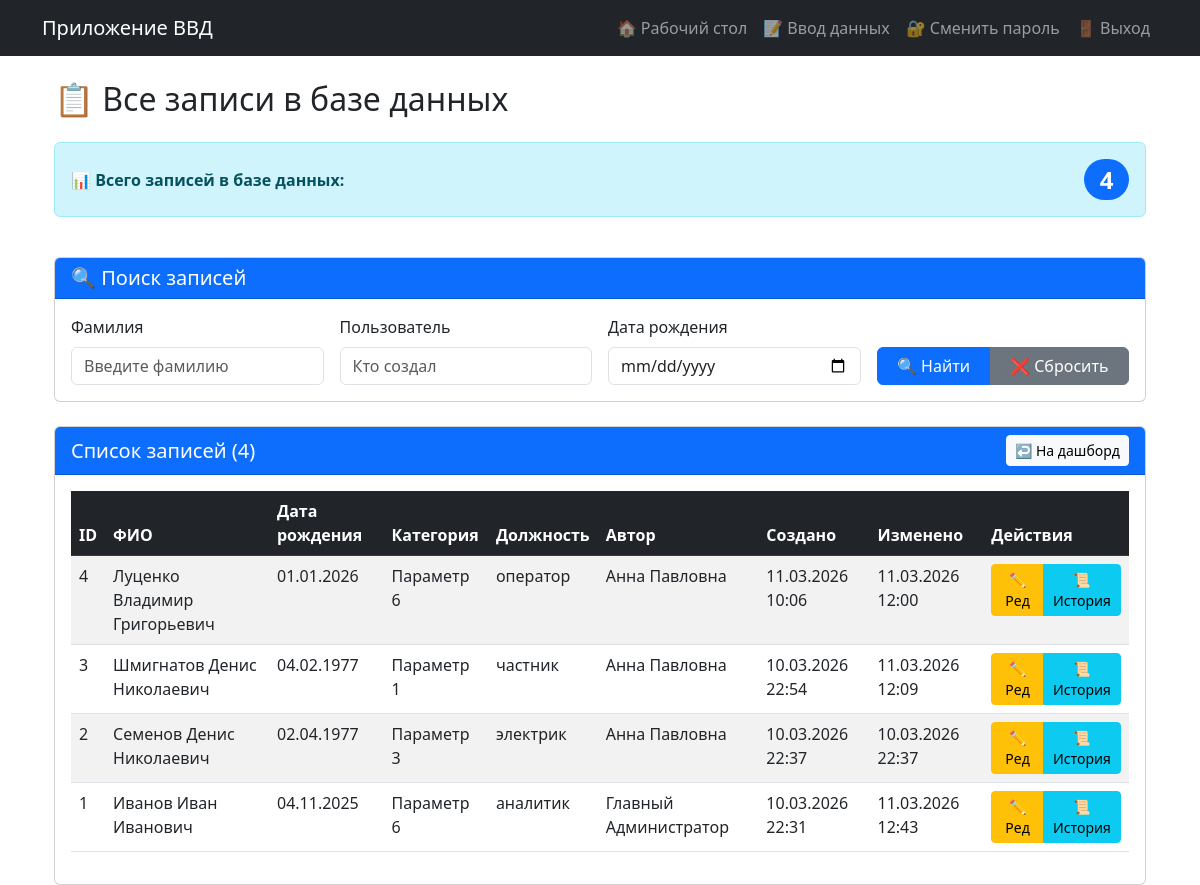
/records (signed in), run on the app's committed database.
### models.py (models this page shows, shortened)
class PersonData(db.Model):  # Класс переименован!
    __tablename__ = 'person_data'  # Новое имя таблицы!
    __table_args__ = {'extend_existing': True}  # Добавлено!
    id = db.Column(db.Integer, primary_key=True)
    last_name = db.Column(db.String(100))
    first_name = db.Column(db.String(100))
    middle_name = db.Column(db.String(100))
    birth_date = db.Column(db.Date)
    date2 = db.Column(db.Date)
    place2 = db.Column(db.String(255))
    category = db.Column(db.String(200))
    category_custom = db.Column(db.String(200))
    position = db.Column(db.String(200))
    rank = db.Column(db.String(100))
    number = db.Column(db.String(100))
    lp = db.Column(db.String(255))
    lp_reason = db.Column(db.String(1000))
    place = db.Column(db.String(200))
    ppr = db.Column(db.String(200))
    place2_field = db.Column(db.String(200))
    date4 = db.Column(db.Date)
    ee = db.Column(db.Date)
    ee4 = db.Column(db.Date)
    created_at = db.Column(db.DateTime, default=datetime.now)
    updated_at = db.Column(db.DateTime, default=datetime.now, onupdate=datetime.now)
    user_id = db.Column(db.Integer, db.ForeignKey('users.id'), nullable=False)
    edit_history = db.relationship('EditHistory', backref='record', lazy='dynamic', cascade='all, delete-orphan')

class User(UserMixin, db.Model):
    __tablename__ = 'users'  # Явно указываем имя таблицы Алиса
    __table_args__ = {'extend_existing': True}  # Добавлено!
    id = db.Column(db.Integer, primary_key=True)
    username = db.Column(db.String(80), unique=True, nullable=False)
    password = db.Column(db.String(200), nullable=False)
    full_name = db.Column(db.String(100))
    role = db.Column(db.String(20), default='user')
    entries = db.relationship('PersonData', backref='author', lazy=True, cascade='all, delete-orphan')
    def is_admin(self):
        return self.role == 'admin'

### app.py (the view)
@app.route('/records')
@login_required
def all_records():
    query = PersonData.query
    search_last_name = request.args.get('search_last_name', '')
    if search_last_name:
        query = query.filter(PersonData.last_name.ilike(f'%{search_last_name}%'))
    search_user = request.args.get('search_user', '')
    if search_user:
        query = query.join(PersonData.author).filter(User.full_name.ilike(f'%{search_user}%'))
    search_birth_date = request.args.get('search_birth_date', '')
    if search_birth_date:
        try:
            birth_date = datetime.strptime(search_birth_date, '%Y-%m-%d').date()
            query = query.filter(PersonData.birth_date == birth_date)
        except ValueError:
            flash('Неверный формат даты рождения')
    records = query.order_by(PersonData.created_at.desc()).all()
    total_all_records = PersonData.query.count()  # Общее количество ВСЕХ записей
    current_records = len(records)                # Количество записей по текущему поиску
    return render_template(
        'all_records.html',
        records=records,
        search_last_name=search_last_name,
        search_user=search_user,
        search_birth_date=search_birth_date,
        total_all_records=total_all_records,
        current_records=current_records
    )

### app.py (called while the page is built)
@login_manager.user_loader
def load_user(user_id):
    return db.session.get(User, int(user_id)) #User.query.get(int(user_id))

### templates/all_records.html (shortened to what this page needs)
{% extends "base.html" %}
{% block content %}
<div class="container-fluid">
    <h2 class="mb-4">📋 Все записи в базе данных</h2>
    <div class="row mb-4">
        <div class="col-12">
            <div class="alert alert-info d-flex justify-content-between align-items-center" role="alert">
                <span>📊 <strong>Всего записей в базе данных:</strong></span>
                <span class="badge bg-primary rounded-pill fs-4">{{ total_all_records }}</span>
            </div>
        </div>
    </div>
    <div class="card mb-4">
        <div class="card-header bg-primary text-white">
            <h5 class="mb-0">🔍 Поиск записей</h5>
        </div>
        <div class="card-body">
            <form method="get" action="{{ url_for('all_records') }}" class="row g-3">
                <div class="col-md-3">
                    <label for="search_last_name" class="form-label">Фамилия</label>
                    <input type="text" class="form-control" id="search_last_name" name="search_last_name" value="{{ search_last_name }}" placeholder="Введите фамилию">
                </div>
                <div class="col-md-3">
                    <label for="search_user" class="form-label">Пользователь</label>
                    <input type="text" class="form-control" id="search_user" name="search_user" value="{{ search_user }}" placeholder="Кто создал">
                </div>
                <div class="col-md-3">
                    <label for="search_birth_date" class="form-label">Дата рождения</label>
                    <input type="date" class="form-control" id="search_birth_date" name="search_birth_date" value="{{ search_birth_date }}">
                </div>
                <div class="col-md-3 d-flex align-items-end">
                    <div class="btn-group w-100">
                        <button type="submit" class="btn btn-primary">🔍 Найти</button>
                        <a href="{{ url_for('all_records') }}" class="btn btn-secondary">❌ Сбросить</a>
                    </div>
                </div>
            </form>
        </div>
    </div>
    <div class="card">
        <div class="card-header bg-primary text-white d-flex justify-content-between align-items-center">
            <h5 class="mb-0">Список записей ({{ records|length }})</h5>
            <a href="{{ url_for('dashboard') }}" class="btn btn-light btn-sm">↩️ На дашборд</a>
        </div>
        <div class="card-body">
            {% if records %}
            <div class="table-responsive">
                <table class="table table-striped table-hover">
                    <thead class="table-dark">
                        <tr>
                            <th>ID</th>
                            <th>ФИО</th>
                            <th>Дата рождения</th>
                            <th>Категория</th>
                            <th>Должность</th>
                            <th>Автор</th>
                            <th>Создано</th>
                            <th>Изменено</th>
                            <th>Действия</th>
                        </tr>
                    </thead>
                    <tbody>
                        {% for record in records %}
                        <tr>
                            <td>{{ record.id }}</td>
                            <td>{{ record.last_name }} {{ record.first_name }} {{ record.middle_name }}</td>
                            <td>{{ record.birth_date.strftime('%d.%m.%Y') if record.birth_date else '-' }}</td>
                            <td>{{ record.category or '-' }}</td>
                            <td>{{ record.position or '-' }}</td>
                            <td>{{ record.author.full_name or record.author.username }}</td>
                            <td>{{ record.created_at.strftime('%d.%m.%Y %H:%M') }}</td>
                            <td>{{ record.updated_at.strftime('%d.%m.%Y %H:%M') if record.updated_at else '-' }}</td>
                            <td>
                                <div class="btn-group btn-group-sm">
                                    <a href="{{ url_for('edit_record', record_id=record.id) }}" class="btn btn-warning">✏️ Ред</a>
                                    <a href="{{ url_for('record_history', record_id=record.id) }}" class="btn btn-info">📜 История</a>
                                </div>
                            </td>
                        </tr>
                        {% endfor %}
                    </tbody>
                </table>
            </div>
            {% endif %}
        </div>
    </div>
</div>
{% endblock %}

### data on the page
PersonData: id "4", last_name "Луценко", first_name "Владимир", middle_name "Григорьевич", birth_date "01.01.2026", category "Параметр 6", position "оператор", author "Анна Павловна", created_at "11.03.2026 10:06", updated_at "11.03.2026 12:00"
PersonData: id "3", last_name "Шмигнатов", first_name "Денис", middle_name "Николаевич", birth_date "04.02.1977", category "Параметр 1", position "частник", author "Анна Павловна", created_at "10.03.2026 22:54", updated_at "11.03.2026 12:09"
PersonData: id "2", last_name "Семенов", first_name "Денис", middle_name "Николаевич", birth_date "02.04.1977", category "Параметр 3", position "электрик", author "Анна Павловна", created_at "10.03.2026 22:37", updated_at "10.03.2026 22:37"
PersonData: id "1", last_name "Иванов", first_name "Иван", middle_name "Иванович", birth_date "04.11.2025", category "Параметр 6", position "аналитик", author "Главный Администратор", created_at "10.03.2026 22:31", updated_at "11.03.2026 12:43"

### other printed values
{{ total_all_records }} "4"
{{ records|length }} "4"
